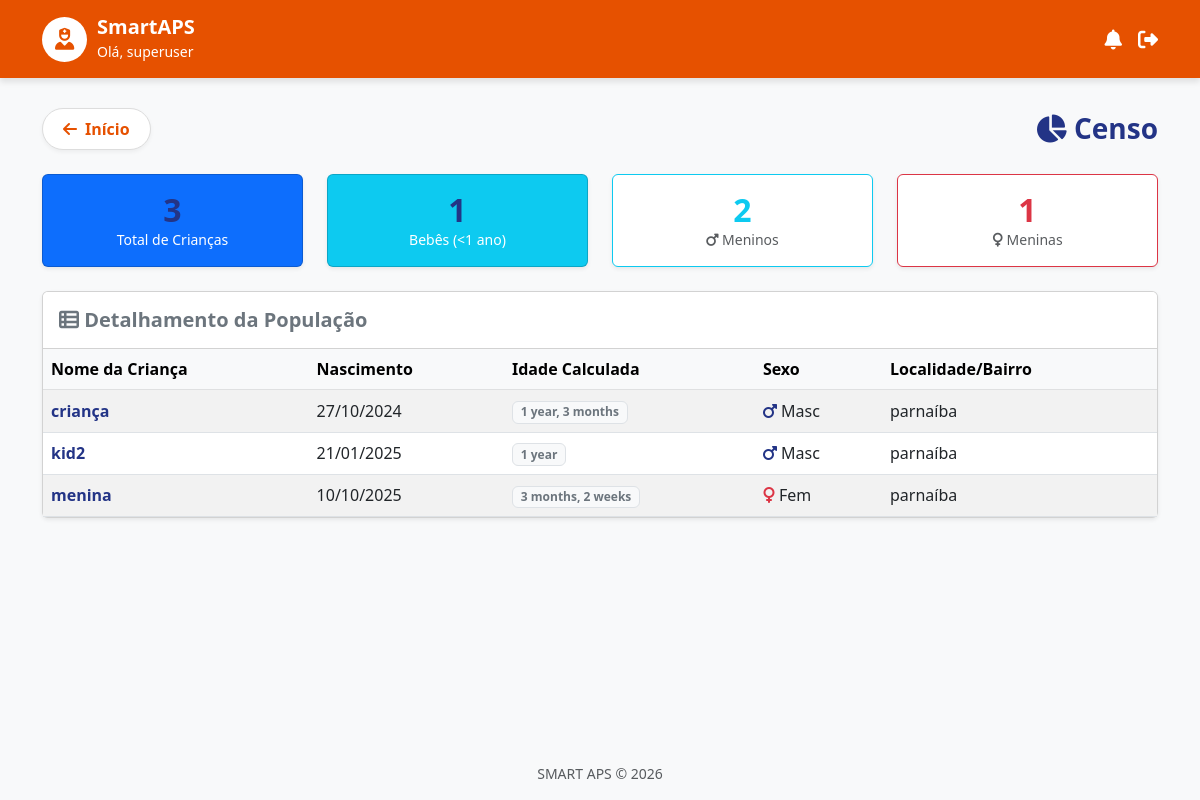
/censo/ (signed in), run on an earlier commit of the app's database.
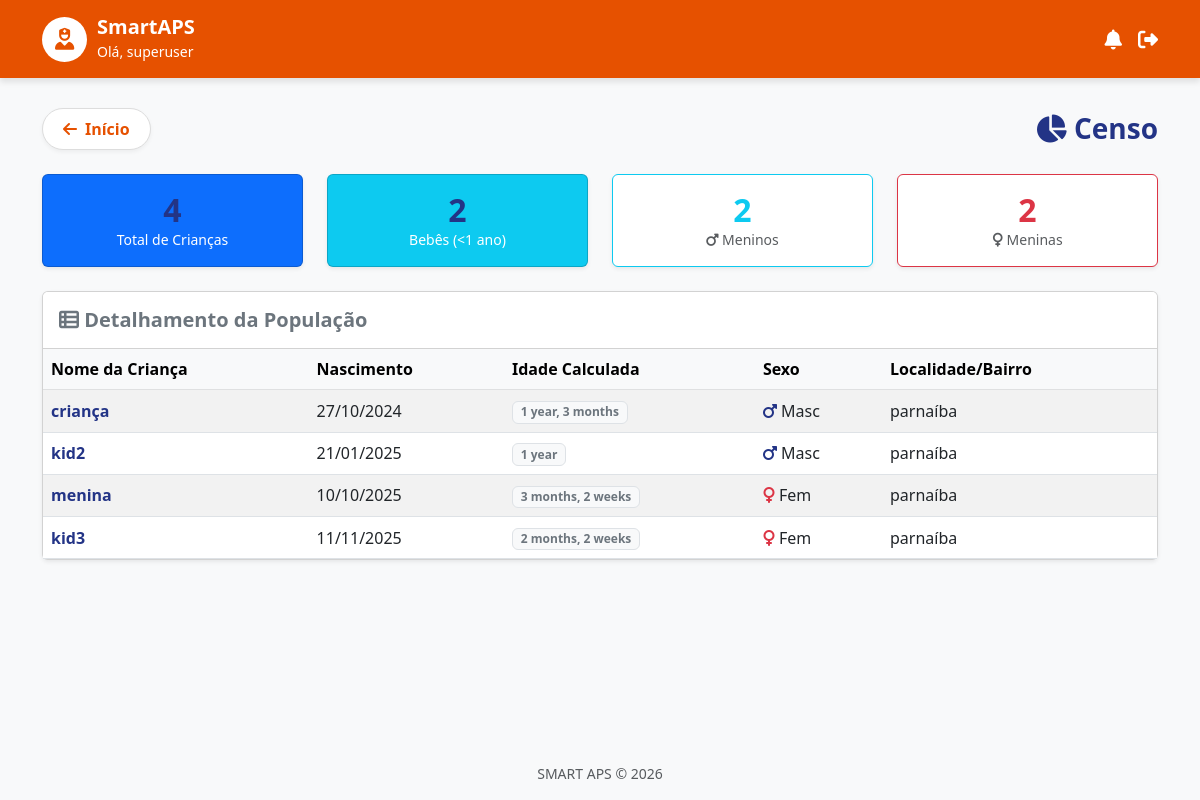
And on a later commit of the database.
### core/models.py (models this page shows, shortened)
class UsuarioACS(AbstractUser):
    cnes_unidade = models.CharField("CNES da Unidade", max_length=20, blank=True)
    class Meta:
        verbose_name = "Agente Comunitário de Saúde"
        verbose_name_plural = "Agentes Comunitários de Saúde"

class Crianca(models.Model):
    SEXO_CHOICES = [
        ('M', 'Masculino'),
        ('F', 'Feminino'),
    ]
    nome = models.CharField(max_length=200)
    data_nascimento = models.DateField()
    cpf = models.CharField("CPF", max_length=14, unique=True) # Sugestão: usar lib django-localflavor-br depois
    cns = models.CharField("CNS", max_length=15, unique=True)
    localidade = models.CharField(max_length=100)
    nome_mae = models.CharField("Nome da Mãe", max_length=200)
    sexo = models.CharField(max_length=1, choices=SEXO_CHOICES)
    criado_em = models.DateTimeField(auto_now_add=True)
    cadastrado_por = models.ForeignKey(UsuarioACS, on_delete=models.SET_NULL, null=True)

### core/views.py (the view)
# urls.py: path('censo/', views.censo_demografico, name='censo_demografico'), # Card 4 (Relatório/Planilha)
@never_cache
@login_required
def censo_demografico(request):
    criancas = Crianca.objects.annotate(
        tem_atraso=Count('registros', filter=Q(registros__status='ATRASADA'))
    ).order_by('data_nascimento')
    total = criancas.count()
    meninos = criancas.filter(sexo='M').count()
    meninas = criancas.filter(sexo='F').count()
    um_ano_atras = date.today() - timedelta(days=365)
    bebes = criancas.filter(data_nascimento__gt=um_ano_atras).count()
    context = {
        'criancas': criancas,
        'total': total,
        'meninos': meninos,
        'meninas': meninas,
        'bebes': bebes,
        'criancas_maiores': total - bebes
    }
    return render(request, 'censo_demografico.html', context)

### core/templates/censo_demografico.html
{% extends 'base.html' %}
{% block content %}
<div class="d-flex justify-content-between align-items-center mb-4">
    <a href="{% url 'index' %}" class="btn-voltar-destaque">
        <i class="fa-solid fa-arrow-left"></i> Início
    </a>
    <h3 class="text-primary fw-bold m-0"><i class="fa-solid fa-chart-pie"></i> Censo</h3>
</div>
<div class="row mb-4">
    <div class="col-md-3">
        <div class="card bg-primary text-white text-center p-3 shadow-sm">
            <h2 class="fw-bold m-0">{{ total }}</h2>
            <small>Total de Crianças</small>
        </div>
    </div>
    <div class="col-md-3">
        <div class="card bg-info text-white text-center p-3 shadow-sm">
            <h2 class="fw-bold m-0">{{ bebes }}</h2>
            <small>Bebês (&lt;1 ano)</small>
        </div>
    </div>
    <div class="col-md-3">
        <div class="card border-info text-center p-3 shadow-sm">
            <h2 class="fw-bold m-0 text-info">{{ meninos }}</h2>
            <small class="text-muted"><i class="fa-solid fa-mars"></i> Meninos</small>
        </div>
    </div>
    <div class="col-md-3">
        <div class="card border-danger text-center p-3 shadow-sm">
            <h2 class="fw-bold m-0 text-danger">{{ meninas }}</h2>
            <small class="text-muted"><i class="fa-solid fa-venus"></i> Meninas</small>
        </div>
    </div>
</div>
<div class="card shadow-sm">
    <div class="card-header bg-white py-3">
        <h5 class="m-0 fw-bold text-secondary"><i class="fa-solid fa-table-list"></i> Detalhamento da População</h5>
    </div>
    <div class="table-responsive">
        <table class="table table-hover table-striped mb-0 align-middle">
            <thead class="table-light">
                <tr>
                    <th>Nome da Criança</th>
                    <th>Nascimento</th>
                    <th>Idade Calculada</th>
                    <th>Sexo</th>
                    <th>Localidade/Bairro</th>
                </tr>
            </thead>
            <tbody>
                {% for crianca in criancas %}
                <tr>
                    <td class="fw-bold text-primary">{{ crianca.nome }}</td>
                    <td>{{ crianca.data_nascimento|date:"d/m/Y" }}</td>
                    <td>
                        <span class="badge {% if crianca.data_nascimento|timesince|slice:':2'|add:'0' < 1 %}bg-warning text-dark{% else %}bg-light text-secondary border{% endif %}">
                            {{ crianca.data_nascimento|timesince }}
                        </span>
                    </td>
                    <td>
                        {% if crianca.sexo == 'M' %}
                            <i class="fa-solid fa-mars text-primary"></i> Masc
                        {% else %}
                            <i class="fa-solid fa-venus text-danger"></i> Fem
                        {% endif %}
                    </td>
                    <td>{{ crianca.localidade }}</td>
                </tr>
                {% empty %}
                <tr><td colspan="5" class="text-center p-4">Nenhum registro encontrado.</td></tr>
                {% endfor %}
            </tbody>
        </table>
    </div>
</div>
{% endblock %}

### core/templates/base.html (shortened to what this page needs)
<!DOCTYPE html>
<html lang="pt-br">
<head>
    <link href="https://cdn.jsdelivr.net/npm/bootstrap@5.3.0/dist/css/bootstrap.min.css" rel="stylesheet">
    <link href="https://cdnjs.cloudflare.com/ajax/libs/font-awesome/6.4.0/css/all.min.css" rel="stylesheet">
</head>
<body>
    <div class="header-custom">
        <div class="container d-flex justify-content-between align-items-center">
            <div class="d-flex align-items-center">
                <div class="user-avatar">
                    <i class="fa-solid fa-user-nurse"></i>
                </div>
                <div>
                    <h5 class="m-0 fw-bold text-white" style="color: white !important;">SmartAPS</h5>
                    <small>Olá, {{ user.username|default:"ACS" }}</small>
                </div>
            </div>
            <div class="d-flex gap-3 align-items-center">
                <i class="fa-solid fa-bell fa-lg" style="cursor: pointer;"></i>
                {% if user.is_authenticated %}
                <form method="post" action="{% url 'logout' %}" class="d-inline m-0 p-0">
                    <button type="submit" class="btn p-0 border-0 bg-transparent text-white" title="Sair">
                        <i class="fa-solid fa-right-from-bracket fa-lg"></i>
                    </button>
                </form>
                {% endif %}
            </div>
        </div>
    </div>
    <div class="container flex-grow-1 mb-5">
        {% block content %}{% endblock %}
    </div>
    <footer class="text-center py-3 text-muted small mt-auto">
        SMART APS &copy; {% now "Y" %}
    </footer>
</body>
</html>

### core/templates/base.html (style rules this page uses)
:root { --primary-color: #E65100; --primary-hover: #BF360C; --secondary-blue: #233486; --bg-color: #F8F9FA; --status-atrasada-bg: #FFEBEE; --status-atrasada-text: #D32F2F; --status-atrasada-border: #EF5350; --status-aplicada-bg: #E8F5E9; --status-aplicada-text: #2E7D32; --status-aplicada-border: #66BB6A; --status-pendente-bg: #F5F5F5; --status-pendente-text: #616161; --status-pendente-border: #BDBDBD; }
body { background-color: var(--bg-color); font-family: 'Segoe UI', Tahoma, Geneva, Verdana, sans-serif; min-height: 100vh; display: flex; flex-direction: column; }
.header-custom { background-color: var(--primary-color); color: white; padding: 15px 0; box-shadow: 0 4px 6px rgba(0,0,0,0.1); margin-bottom: 30px; }
.user-avatar { background-color: white; color: var(--primary-color); border: 2px solid rgba(255,255,255,0.8); width: 45px; height: 45px; border-radius: 50%; display: inline-flex; align-items: center; justify-content: center; font-size: 22px; margin-right: 10px; }
h1, h2, h3, h4, h5, .text-primary { color: var(--secondary-blue) !important; }
.btn-voltar-destaque { background-color: white; color: var(--primary-color); border: 1px solid #ddd; font-weight: 600; border-radius: 50px; padding: 8px 20px; text-decoration: none; display: inline-flex; align-items: center; gap: 8px; transition: all 0.2s; box-shadow: 0 2px 4px rgba(0,0,0,0.05); }

What changed in the data, as far as the page shows it:
added Crianca: nome "kid3", data_nascimento "11/11/2025", data_nascimento "2 months, 2 weeks", sexo "F" (drawn), localidade "parnaíba"
Also different on the page:
{{ total }}: "3" → "4"
{{ bebes }}: "1" → "2"
{{ meninas }}: "1" → "2"
